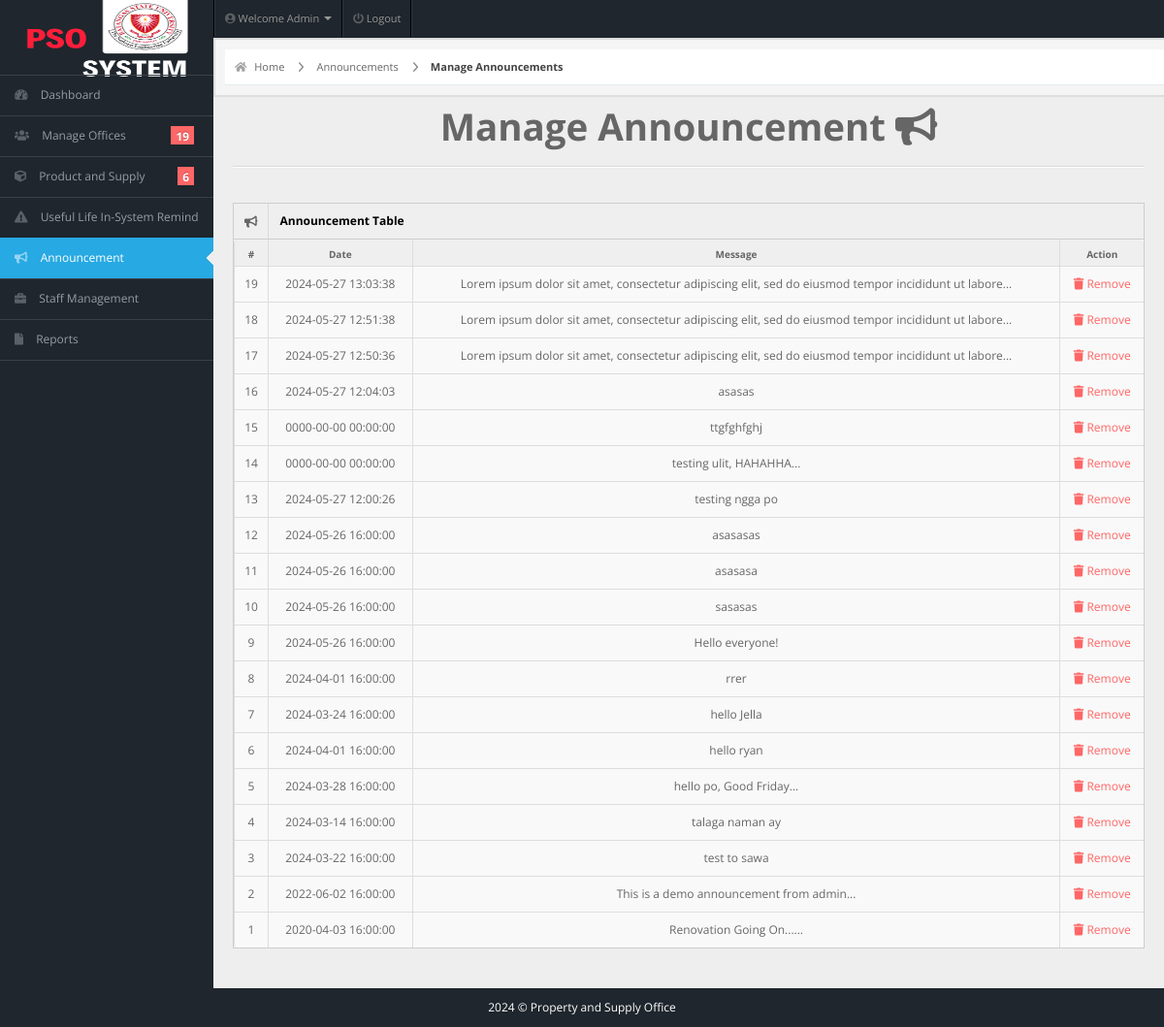
/admin/manage-announcement.php (signed in), run on an earlier commit of the app's database.
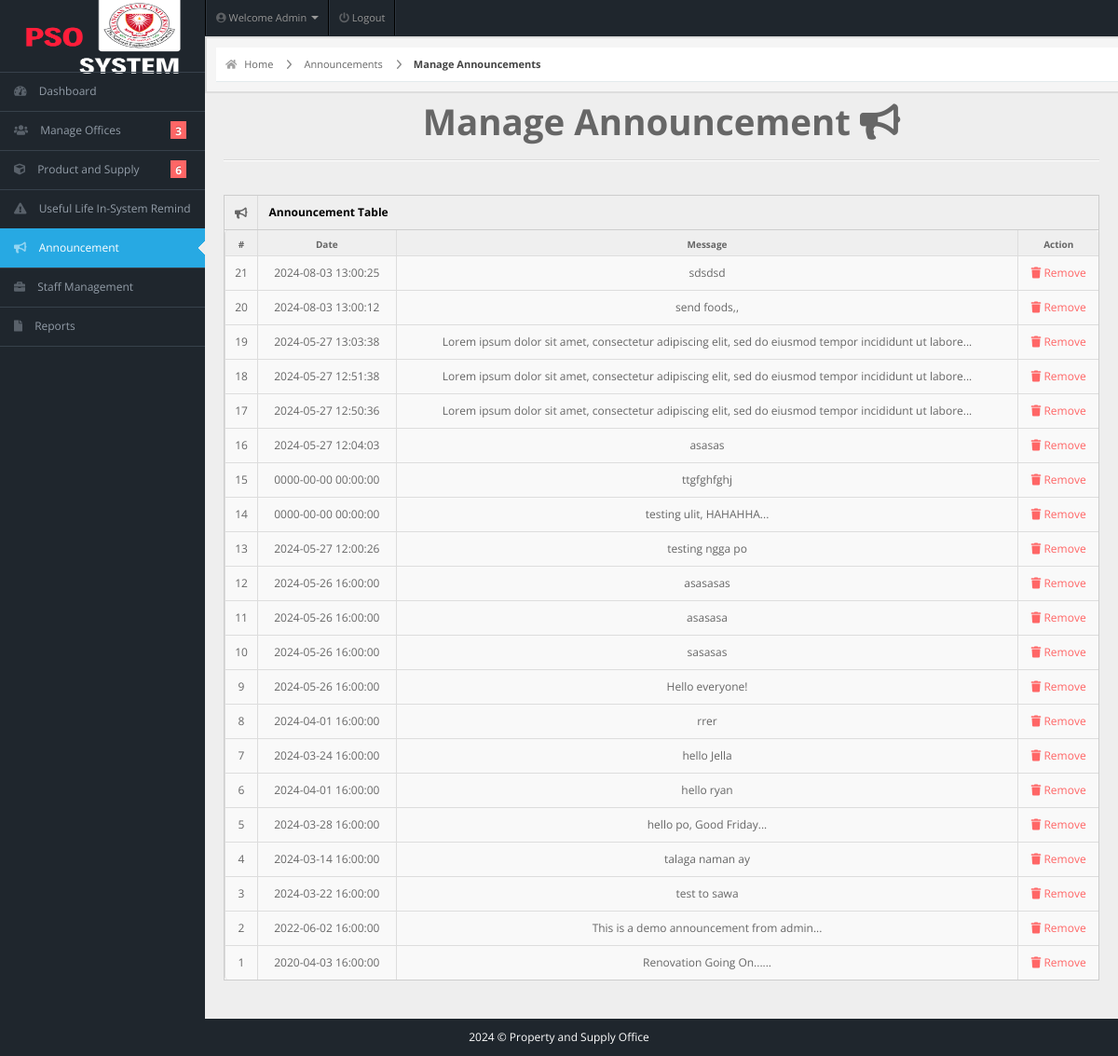
And on a later commit of the database.
### tables this page shows
CREATE TABLE IF NOT EXISTS `announcements` (
  `id` int NOT NULL AUTO_INCREMENT,
  `message` varchar(255) NOT NULL,
  `date` timestamp NOT NULL,
  PRIMARY KEY (`id`)
);

### admin/manage-announcement.php (the view, shortened to what this page needs)
<!DOCTYPE html>
<html lang="en">
<head>
  <link rel="stylesheet" href="../css/bootstrap.min.css" />
  <link rel="stylesheet" href="../css/bootstrap-responsive.min.css" />
  <link rel="stylesheet" href="../css/fullcalendar.css" />
  <link rel="stylesheet" href="../css/matrix-style.css" />
  <link rel="stylesheet" href="../css/matrix-media.css" />
  <link href="../font-awesome/css/fontawesome.css" rel="stylesheet" />
  <link href="../font-awesome/css/all.css" rel="stylesheet" />
  <link rel="stylesheet" href="../css/jquery.gritter.css" />
</head>
<body>
  <?php include 'includes/topheader.php' ?>
  <?php $page = "announcement";
  include 'includes/sidebar.php' ?>
  <div id="content">
    <div id="content-header">
      <div id="breadcrumb"> <a href="index.php" title="Go to Home" class="tip-bottom"><i class="fas fa-home"></i> Home</a>
        <a href="announcement.php">Announcements</a>
        <a href="#" class="current">Manage Announcements</a>
      </div>
    </div>
    <div class="container-fluid">
      <h1 class="text-center">Manage Announcement <i class="fas fa-bullhorn"></i></h1>
      <hr>
      <div class="row-fluid">
        <div class="span12">
          <div class='widget-box'>
            <div class='widget-title'> <span class='icon'> <i class='fas fa-bullhorn'></i> </span>
              <h5 style="color: black;">Announcement Table</h5>
            </div>
            <div class='widget-content nopadding'>
              <?php
              $qry = "SELECT * FROM announcements ORDER BY id DESC";
              $result = mysqli_query($conn, $qry);
              echo "<table class='table table-bordered table-hover'>
          <thead>
            <tr>
              <th>#</th>
              <th>Date</th>
              <th>Message</th>
              <th>Action</th>
            </tr>
          </thead>
          <tbody>";
              $totalRows = mysqli_num_rows($result);
              $cnt = $totalRows;
              while ($row = mysqli_fetch_array($result)) {
                $message = implode(' ', array_slice(explode(' ', $row['message']), 0, 15));
                $message = strlen($row['message']) > 15 ? $message . "..." : $message;
                echo "<tr>
            <td><div class='text-center'>" . $cnt . "</div></td>
            <td><div class='text-center'>" . $row['date'] . "</div></td>
            <td><div class='text-center'>" . $message . "</div></td>
            <td><div class='text-center'><a href='actions/remove-announcement.php?id=" . $row['id'] . "' style='color:#F66;' ><i class='fas fa-trash'></i> Remove</a></div></td></tr>";
                $cnt--;
              }
              echo "</tbody>
      </table>";
              ?>
            </div>
          </div>
        </div>
      </div>
    </div>
  </div>
  <?php
  include 'includes/footer.php';
  ?>
</body>
</html>

### admin/dashboard-usercount.php (shortened to what this page needs)
<?php
$servername = "localhost";
$uname = "root";
$pass = "";
$db = "pso_inventory";
$conn = mysqli_connect($servername, $uname, $pass, $db);
$sql = "SELECT * FROM members";
$query = $conn->query($sql);
echo "$query->num_rows";

What changed in the data, as far as the page shows it:
added announcements: date "2024-08-03 13:00:25", message "sdsdsd"
added announcements: date "2024-08-03 13:00:12", message "send foods,,"
Also different on the page:
$query->num_rows: "19" → "3"
